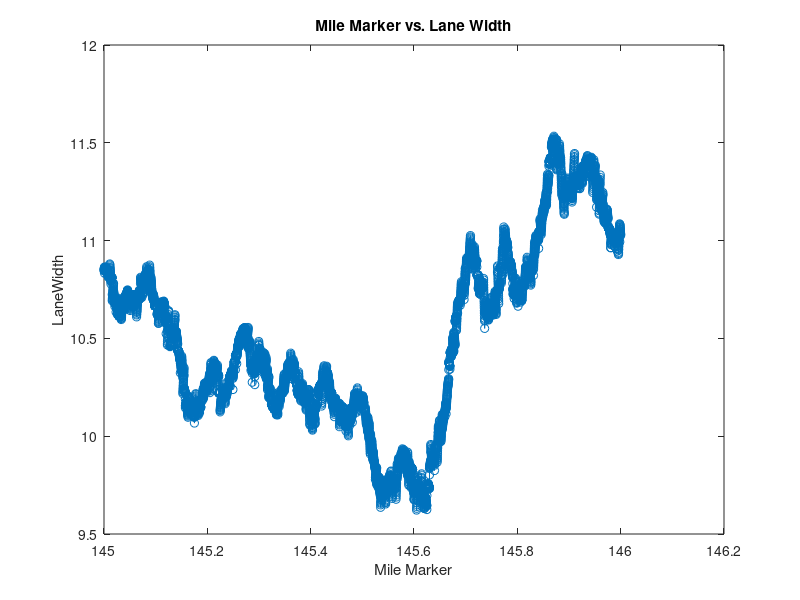

Here is the MATLAB script that generated this plot:
%%%%%%%%%%%%%%%%%%%%%%%%%%%%%%%%%%%%%%%%%%%%%%%%%%%%%%%%%%%%%%%%%%%%%
% ENGR 133 
% Program Description 
% Takes in data from a CSV file and displays data calculated using
% the CSV data and plots the mile markers vs. lane width
%
% Assignment Information
%   Assignment:     Ma2_PA Task 2
%   Author:         Zachary Williams, will2051@purdue.edu
%   Team ID:        001-01
%  	Contributor:    Jeff Zuo, zuo21@purdue.edu
%   My contributor(s) helped me:	
%     [ ] understand the assignment expectations without
%         telling me how they will approach it.
%     [X] understand different ways to think about a solution
%         without helping me plan my solution.
%     [ ] think through the meaning of a specific error or
%         bug present in my code without looking at my code.
%%%%%%%%%%%%%%%%%%%%%%%%%%%%%%%%%%%%%%%%%%%%%%%%%%%%%%%%%%%%%%%%%%%%%

%% ____________________
%% INITIALIZATION
data = csvread("Ma2_PA_Task2_LaneWidth_TrafficSpeed_v3.csv");
mileMarker = data(:,1);
laneWidth = data(:,2);
speedOver65 = data(:,3);
speed55to64 = data(:,4);
speed45to54 = data(:,5);
speed35to44 = data(:,6);
speed25to34 = data(:,7);
speed15to24 = data(:,8);
speed0to14 = data(:,9);


%% ____________________
%% CALCULATIONS
maxWidth = max(laneWidth);
maxMileMarker = mileMarker(find(laneWidth == maxWidth));
minWidth = min(laneWidth);
minMileMarker = mileMarker(find(laneWidth == minWidth));

less10Range = find(laneWidth < 10);
P = less10Range(1,:);
Q = less10Range(end);

means145toP = mean(data(1:P,3:9));
meansPtoQ = mean(data(P:Q,3:9));
meansQto146 = mean(data(Q:end,3:9));

laneWidthPQ = laneWidth(P:Q);
above10 = find(laneWidthPQ > 10);
percAbove10 = (numel(above10) / numel(laneWidthPQ)) * 100;

%% ____________________
%%  FORMATTED FIGURE

plot(mileMarker,laneWidth,'-o');
title("Mile Marker vs. Lane Width");
ylabel("LaneWidth");
xlabel("Mile Marker");

%Part D
% This is not a worry as generally there will be some points that leak
% through and unless a significant amount of the points are incorrect it is
% not an issue.

%Part F
% This does not change my answer for Part D as I got an answer of about 4
% percent which is not a significant amount of the data points.

%% ____________________
%% OUTPUTS
fprintf("Lane Min: %.3f   Min Mile Marker: %.3f\n", minWidth, minMileMarker);
fprintf("Lane Max: %.3f   Max Mile Marker: %.3f\n", maxWidth, maxMileMarker);
fprintf("Mile P: %.3f  Mile Q: %.3f\n", mileMarker(P),mileMarker(Q));
fprintf("Percentage above 10: %.3f", percAbove10);

%% ____________________
%% ACADEMIC INTEGRITY STATEMENT
% I have not used source code obtained from any other unauthorized
% source, either modified or unmodified.  Neither have I provided
% access to my code to another. The project I am submitting
% is my own original work.